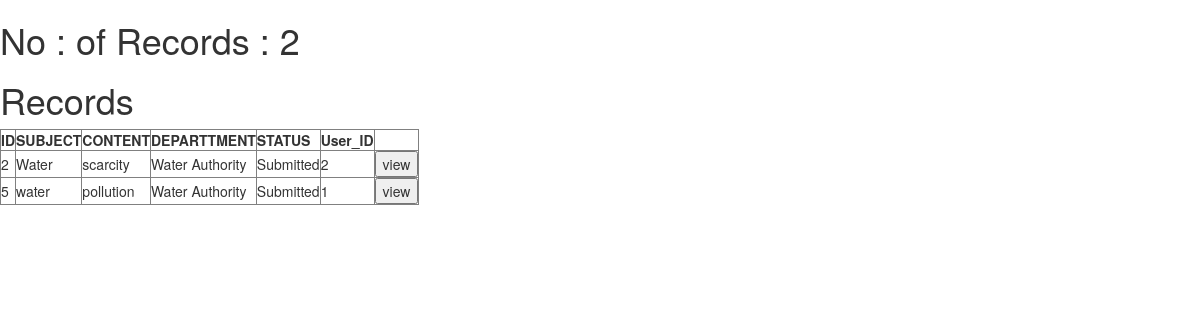
The page /groupComplaints (signed in) on the database its author committed.
### app.py (models this page shows, shortened)
class Complaints(db.Model):
    comp_id = Column(Integer,primary_key=True)
    subject=Column(Text,nullable=False)
    content=Column(Text,nullable=False)
    department=Column(Text)
    status=Column(Text)
    user_id=Column(Integer)

### app.py (the view, shortened to what this page needs)
@app.route('/groupComplaints')
def group_complaints():
    username=User.query.all()
    usernames=[]
    departments=['PWD ','Water Authority','Environment and climate change','KSEB','KSRTC']
    for i in username:
        usernames.append(i.username)
    waterdata=Complaints.query.filter(Complaints.department=='Water Authority')
    pwddata=Complaints.query.filter(Complaints.department=='PWD')
    envdata=Complaints.query.filter(Complaints.department=='Environment and climate change')
    ksebdata=Complaints.query.filter(Complaints.department=='KSEB')
    ksrtcdata=Complaints.query.filter(Complaints.department=='KSRTC')
    username=session['depart']
    print("session",username)
    water_id=[]
    water_subject=[]
    water_content=[]
    water_department=[]
    water_user_id=[]
    water_status=[]
    for i in waterdata:
        water_id.append(i.comp_id)
        water_subject.append(i.subject)
        water_content.append(i.content)
        water_department.append(i.department)
        water_user_id.append(i.user_id)
        water_status.append(i.status)
    length_water=len(water_id)
    pwd_id=[]
    pwd_subject=[]
    pwd_content=[]
    pwd_department=[]
    for i in pwddata:
        pwd_id.append(i.comp_id)
        pwd_subject.append(i.subject)
        pwd_content.append(i.content)
        pwd_department.append(i.department)
    length_pwd=len(pwd_id)
    ksrtc_id=[]
    ksrtc_subject=[]
    ksrtc_content=[]
    ksrtc_department=[]
    for i in ksrtcdata:
        ksrtc_id.append(i.comp_id)
        ksrtc_subject.append(i.subject)
        ksrtc_content.append(i.content)
        ksrtc_department.append(i.department)
    length_ksrtc=len(ksrtc_id)
    env_id=[]
    env_subject=[]
    env_content=[]
    env_department=[]
    for i in envdata:
        env_id.append(i.comp_id)
        env_subject.append(i.subject)
        env_content.append(i.content)
        env_department.append(i.department)
    length_env=len(env_id)
    kseb_id=[]
    kseb_subject=[]
    kseb_content=[]
    kseb_department=[]
    for i in ksebdata:
        kseb_id.append(i.comp_id)
        kseb_subject.append(i.subject)
        kseb_content.append(i.content)
        kseb_department.append(i.department)
    length_kseb=len(kseb_id)
    if username=='wateradmin':
        return render_template('group_table_water.html',water_status=water_status,water_user_id=water_user_id,length_water=length_water,water_id=water_id,water_subject=water_subject,water_content=water_content,water_department=water_department)

### app.py (called while the page is built)
@app.teardown_appcontext
def shutdown_session(exception=None):
    db_session.remove()

### templates/group_table_water.html
{% extends "bootstrap/base.html"%}
{%block content%}
<h1>No : of Records : {{length_water}}</h1>
<h1>Records</h1>
<table border="1">
    <tr> <th>ID</th>
        <th>SUBJECT</th>
        <th>CONTENT</th>
        <th>DEPARTTMENT</th>
        <th>STATUS</th>
        <th>User_ID</th>
        <th></th>
    </tr>
    {% for i in range(0,length_water) %}
    <tr>
        <td>{{water_id[i]}}</td>
        <td>{{water_subject[i]}}</td>
        <td>{{water_content[i]}}</td>
        <td>{{water_department[i]}}</td>
        <td>{{water_status[i]}}</td>
        <td>{{water_user_id[i]}}</td>
        <td><input type="submit"value="view"></td>
    </tr>
    {% endfor %}
</table>
{% endblock %}

### rows shown on the page
Complaints: subject "Water", content "scarcity", department "Water Authority", status "Submitted"
Complaints: subject "water", content "pollution", department "Water Authority", status "Submitted"

### other values the page prints
{{ length_water }} "2"
{{ water_id[i] }} "2" "5"
{{ water_user_id[i] }} "2" "1"
